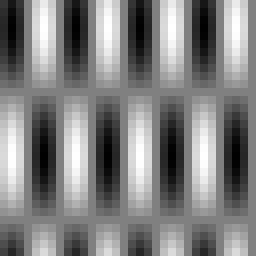
#> input picture Computer Vision Systems/dwieFale.bmp, 32 x 32 px (shown 8 times larger)
$ jupyter execute --allow-errors 08_Fourier.ipynb
#> lines starting #> are read from the running program, lines starting #| are printed output that depends on the picture; after the words box and inside, x2 and y2 are one past the last pixel; in counts of white or black regions, pixels touching at a corner belong together
# Transformata Fouriera dla obrazów cyfrowych. Filtracja w dziedzinie częstotliwości.

## Cel ćwiczenia

- Zapoznanie z wykorzystaniem transformaty Fouriera w przetwarzaniu obrazów cyfrowych.
- Zapoznanie z pojęciem F-obrazu (amplitudy i fazy).
- Zapoznanie z własnościami transformaty Fouriera.
- Zapoznanie z filtracją w dziedzinie częstotliwości.

Na jednym z poprzednich ćwiczeń zetknęliśmy się z pojęciem konwolucji.
Przykładem może być filtracja dolno i górnoprzepustowa.
Operacja ta odpowiada mnożeniu w dziedzinie częstotliwości zgodnie z zależnością:

\begin{equation}
\mathcal{F}(g(x,y)*h(x,y)) = \mathcal{F}(g(x,y)) \cdot \mathcal{F}(h(x,y))
\tag{1}
\end{equation}

gdzie: $\mathcal{F}$ oznacza transformatę Fouriera, a $*$ jest splotem.

Operacja filtracji w dziedzinie częstotliwości może okazać się bardziej efektywna, jeżeli operacje $fft$ i $ifft$ (odpowiednio szybka transformata Fouriera -- *fast Fourier transform* -- oraz odwrotna szybka transformata Fouriera -- *inverse fast Fourier transform*) zajmą mniej czasu niż klasyczna konwolucja (zazwyczaj ma to miejsce dla dużego obrazu, z dużą maską).

Sama filtracja w dziedzinie częstotliwości to mnożenie punktowe całego obrazu przez jedną maskę.

W przypadku filtracji w dziedzinie częstotliwości zakłada się, że obraz "zawija się" na brzegach, co może powodować pewne artefakty (zostanie to pokazane w trakcie ćwiczenia).

W dziedzinie częstotliwości "działają" tylko filtry liniowe.
Filtry medianowe, maksymalne, minimalne itp. nie mają swoich odpowiedników.

## Dwuwymiarowa transformata Fouriera

1. Wczytaj plik "dwieFale.bmp" w skali szarości.
Jest to obraz powstały na podstawie następującej zależności:

\begin{equation}
L(m, n) = 128 + 127 \cdot \cos(\frac{2\pi m}{32}+\frac{3\pi}{4}) \cdot \cos(\frac{2\pi n}{8}-\frac{\pi}{2})
\tag{2}
\end{equation}

gdzie: $m$ i $n$ są odpowiednio numerami wierszy i kolumn.

2. Do realizacji dwuwymiarowej transformaty Fouriera służy funkcja `cv2.dft`.
Ustaw flagę `flags=cv2.DFT_COMPLEX_OUTPUT`.
Wykonaj transformatę na wczytanym obrazie.
W ten sposób uzyskuje się tzw. F-obraz.

3. Najniższe częstotliwości znajdują się w lewym-górnym rogu obrazu.
Dla celów wizualizacji (ale też przetwarzania) często wykonuje się tzw. przesunięcie F-obrazu, które powoduje, że niskie częstotliwości przesuwane są do środka obrazu.
Wykorzystaj funkcję `np.fft.fftshift`.
Jako pierwszy argument podaj wynik transformaty Fouriera.
Jako drugi argument podaj numery osi, wzdłuż których należy wykonać operację.
Pierwsza oś odnosi się do wierszy obrazu.
Druga oś odnosi się do kolumn obrazu.
Trzecia oś to część rzeczywista (`[:, :, 0]`) lub urojona (`[:, :, 1]`).
W naszym przypadku argument powinien wyglądać tak `[0,1]`.

4. Wyświetl wynik transformaty.
Na wspólnym wykresie umieść obraz oryginalny, amplitudę i fazę F-obrazu.
Amplitudę i fazę wyznacz za pomocą funkcji `cv2.cartToPolar`.
Pierwszym argumentem funkcji jest część rzeczywista wyniku, a drugim urojona.
Uwaga. W razie wątpliwości proszę sprawdzić rozmiary rezultatu transformaty Fouriera oraz przesunięcia.

5. Dla wizualizacji oblicz logarytm dziesiętny amplitudy: `ALog = np.log10(A + 1)`.
Wyświetl go zamiast amplitudy na poprzednim wykresie.

6. Wczytaj obrazy *kolo.bmp*, *kwadrat.bmp*, *kwadrat45.bmp*, *trojkat.bmp*.
Czy analizując F-obraz można coś powiedzieć o kierunku krawędzi obiektów?

7. Sprawdź (empirycznie) poprawność stwierdzenia:

`Dwuwymiarowa transformata Fouriera jest złożeniem dwóch transformat jednowymiarowych (wykonanych np. najpierw wierszowo, a później kolumnowo).`
Jednowymiarowa transformata realizowana jest za pomocą funkcji fft (z bibloteki Numpy).

Wykonaj najpierw transformatę po wierszach: `FRow = np.fft.fft(I, axis=0)`.
Następnie po kolumnach: `FCol = np.fft.fft(FRow, axis=1)`.
Numpy zwraca wynik jako tablicę liczb zespolonych.
Część rzeczywistą można otrzymać w następujący sposób: `FCol.real`, a urojoną: `FCol.imag`.
Porównaj tak uzyskany wynik z rezultatem działania funkcji `cv2.dft`.
Można to zrobić wizualnie lub z wykorzystaniem funkcji `cv2.absdiff`.

[cell 1]
import cv2
from matplotlib import pyplot as plt
import numpy as np
import math
import os

# Load required files
if not os.path.exists("dwieFale.bmp") :
    !wget https://raw.githubusercontent.com/vision-agh/poc_sw/master/08_Fourier/dwieFale.bmp --no-check-certificate
if not os.path.exists("kolo.bmp") :
    !wget https://raw.githubusercontent.com/vision-agh/poc_sw/master/08_Fourier/kolo.bmp --no-check-certificate
if not os.path.exists("kwadrat.bmp") :
    !wget https://raw.githubusercontent.com/vision-agh/poc_sw/master/08_Fourier/kwadrat.bmp --no-check-certificate
if not os.path.exists("kwadrat45.bmp") :
    !wget https://raw.githubusercontent.com/vision-agh/poc_sw/master/08_Fourier/kwadrat45.bmp --no-check-certificate
if not os.path.exists("kwadratKL.bmp") :
    !wget https://raw.githubusercontent.com/vision-agh/poc_sw/master/08_Fourier/kwadratKL.bmp --no-check-certificate
if not os.path.exists("kwadratS.bmp") :
    !wget https://raw.githubusercontent.com/vision-agh/poc_sw/master/08_Fourier/kwadratS.bmp --no-check-certificate
if not os.path.exists("kwadratT.bmp") :
    !wget https://raw.githubusercontent.com/vision-agh/poc_sw/master/08_Fourier/kwadratT.bmp --no-check-certificate
if not os.path.exists("lena.bmp") :
    !wget https://raw.githubusercontent.com/vision-agh/poc_sw/master/08_Fourier/lena.bmp --no-check-certificate
if not os.path.exists("trojkat.bmp") :
    !wget https://raw.githubusercontent.com/vision-agh/poc_sw/master/08_Fourier/trojkat.bmp --no-check-certificate
if not os.path.exists("literki.bmp") :
    !wget https://raw.githubusercontent.com/vision-agh/poc_sw/master/08_Fourier/literki.bmp --no-check-certificate
if not os.path.exists("wzorA.bmp") :
    !wget https://raw.githubusercontent.com/vision-agh/poc_sw/master/08_Fourier/wzorA.bmp --no-check-certificate


I_fale = cv2.imread('dwieFale.bmp', cv2.IMREAD_GRAYSCALE)
#> I_fale is the input picture: shape (32, 32); min 1, max 255, mean 128
I_kolo = cv2.imread('kolo.bmp', cv2.IMREAD_GRAYSCALE)
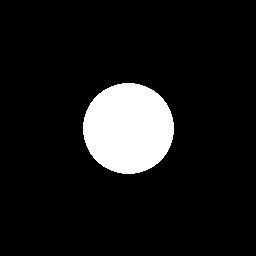
#> input picture Computer Vision Systems/kolo.bmp, 256 x 256 px
#> I_kolo: shape (256, 256); 9.9% white; 1 white region, box (x1, y1, x2, y2) and area: (83, 83, 174, 174) 6509
I_kwadrat = cv2.imread('kwadrat.bmp', cv2.IMREAD_GRAYSCALE)
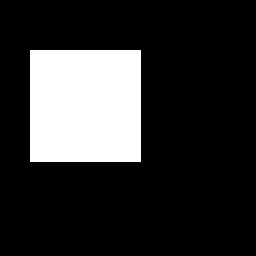
#> input picture Computer Vision Systems/kwadrat.bmp, 256 x 256 px
#> I_kwadrat: shape (256, 256); 19% white; 1 white region, box (x1, y1, x2, y2) and area: (30, 50, 141, 162) 12432
I_kwadrat45 = cv2.imread('kwadrat45.bmp', cv2.IMREAD_GRAYSCALE)
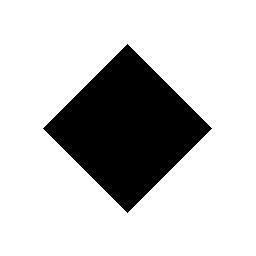
#> input picture Computer Vision Systems/kwadrat45.bmp, 256 x 256 px
#> I_kwadrat45: shape (256, 256); 78.2% white; 1 black region, box (x1, y1, x2, y2) and area: (43, 44, 212, 213) 14281
I_kwadrat_kl = cv2.imread('kwadratKL.bmp', cv2.IMREAD_GRAYSCALE)
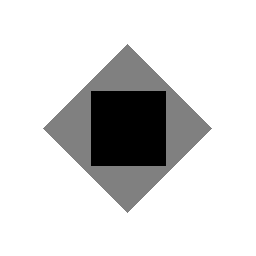
#> input picture Computer Vision Systems/kwadratKL.bmp, 256 x 256 px
#> I_kwadrat_kl is the input picture: shape (256, 256); min 0, max 255, mean 216.3
I_kwadrat_s = cv2.imread('kwadratS.bmp', cv2.IMREAD_GRAYSCALE)
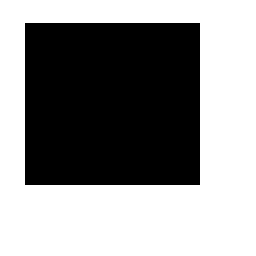
#> input picture Computer Vision Systems/kwadratS.bmp, 256 x 256 px
#> I_kwadrat_s: shape (256, 256); 56.7% white; 1 black region, box (x1, y1, x2, y2) and area: (25, 23, 200, 185) 28350
I_kwadrat_t = cv2.imread('kwadratT.bmp', cv2.IMREAD_GRAYSCALE)
I_lena = cv2.imread('lena.bmp', cv2.IMREAD_GRAYSCALE)
I_trojkat = cv2.imread('trojkat.bmp', cv2.IMREAD_GRAYSCALE)
I_wzorA = cv2.imread('wzorA.bmp', cv2.IMREAD_GRAYSCALE)


plt.imshow(I_fale, 'gray', vmin=0, vmax=256)
plt.axis('off')
plt.show()

[cell 2]
def transformaty_fouriera(image):
    image = image.astype("float32")
    F_fcn = cv2.dft(image, flags=cv2.DFT_COMPLEX_OUTPUT)
    F_fcn = np.fft.fftshift(F_fcn, [0,1])
    magnitude, phase = cv2.cartToPolar(F_fcn[:,:,0], F_fcn[:,:,1])

    return F_fcn, magnitude, phase

[cell 3]
def transformaty_fouriera1(image):
    FRow = np.fft.fft(image, axis=0)
    F_fcn = np.fft.fft(FRow, axis=1)

    magnitude, phase = cv2.cartToPolar(F_fcn.real, F_fcn.imag)
#> phase: shape (256, 256) float64; values 0 (black) and 3.14 (white), 50.4% white; black in thin lines or dots
    magnitude_log = np.log10(magnitude+1)

    return F_fcn, magnitude_log, phase

[cell 4]
def plotuj(img, mag, phase):
    f, (ax1, ax2, ax3) = plt.subplots(1, 3, figsize=(20, 6))
    ax1.imshow(img, 'gray')
    ax1.axis('off')
    ax2.imshow(mag, 'gray')
    ax2.axis('off')
    ax3.imshow(phase, 'gray')
    ax3.axis('off')
    ax1.set_title('Obraz')
    ax2.set_title('Amplituda')
    ax3.set_title('Faza')
    plt.show()

[cell 5]
I_kolo = cv2.imread('kolo.bmp', cv2.IMREAD_GRAYSCALE)
I_kwadrat = cv2.imread('kwadrat.bmp', cv2.IMREAD_GRAYSCALE)
I_kwadrat45 = cv2.imread('kwadrat45.bmp', cv2.IMREAD_GRAYSCALE)
I_trojkat = cv2.imread('trojkat.bmp', cv2.IMREAD_GRAYSCALE)

F_fnc, magnitude, phase = transformaty_fouriera(I_kolo)
plotuj(I_kolo, magnitude, phase)

F_fnc1, magnitude1, phase1 = transformaty_fouriera1(I_kolo)
plotuj(I_kolo, magnitude1, phase1)

F_fnc_kolo, magnitude_kolo, phase_kolo = transformaty_fouriera1(I_kolo)
plotuj(I_kolo, magnitude_kolo, phase_kolo)

F_fnc_kwadrat, magnitude_kwadrat, phase_kwadrat = transformaty_fouriera1(I_kwadrat)
plotuj(I_kwadrat, magnitude_kwadrat, phase_kwadrat)

F_fnc_kwadrat45, magnitude_kwadrat45, phase_kwadrat45 = transformaty_fouriera1(I_kwadrat45)
plotuj(I_kwadrat45, magnitude_kwadrat45, phase_kwadrat45)

#> (the rest of this cell did not finish here and is left out)

## Własności dwuwymiarowej transformaty Fouriera

1. Zbadaj jak zmienia się F-obraz (amplituda i faza) podczas następujących operacji: translacja, rotacja, zmiana rozmiaru, kombinacja liniowa.
Wykorzystaj stworzony wcześniej kod.<br>
Uwaga. Należy użyć przygotowanych obrazów, a nie "generować" własne.
2. Do badania translacji wykorzystaj obrazy *kwadrat.bmp* i *kwadratT.bmp*.
3. Przy badaniu rotacji wykorzystaj obrazy *kwadrat.bmp* i *kwadrat45.bmp*.
4. Przy badaniu zmiany rozmiaru wykorzystaj obrazy *kwadrat.bmp* i *kwadratS.bmp*.
5. Przy badaniu kombinacji liniowej wykorzystaj obrazy *kwadrat.bmp*, *kwadrat45.bmp* i *kwadratKL.bmp*.

F_fcn_kwadrat, magnitude_kwadrat, phase_kwadrat = transformaty_fouriera1(I_kwadrat)
F_fcn_kwadrat_t, magnitude_kwadrat_t, phase_kwadrat_t = transformaty_fouriera1(I_kwadrat_t)
plotuj(I_kwadrat, magnitude_kwadrat, phase_kwadrat)
plotuj(I_kwadrat_t, magnitude_kwadrat_t, phase_kwadrat_t)

[cell 6]
F_fcn_kwadrat, magnitude_kwadrat, phase_kwadrat = transformaty_fouriera1(I_kwadrat)
F_fcn_kwadrat45, magnitude_kwadrat45, phase_kwadrat45 = transformaty_fouriera1(I_kwadrat45)
plotuj(I_kwadrat, magnitude_kwadrat, phase_kwadrat)
plotuj(I_kwadrat45, magnitude_kwadrat45, phase_kwadrat45)

[cell 7]
F_fcn_kwadrat, magnitude_kwadrat, phase_kwadrat = transformaty_fouriera1(I_kwadrat)
F_fcn_kwadrat_s, magnitude_kwadrat_s, phase_kwadrat_s = transformaty_fouriera1(I_kwadrat_s)
#> in transformaty_fouriera1 (call 9), `magnitude, phase = cv2.cartToPolar(F_fcn.real, F_fcn.imag)`:
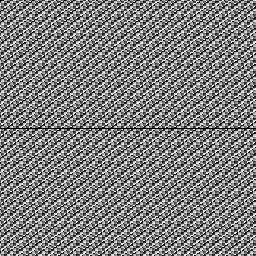
#> phase: shape (256, 256) float64; min 0, max 6.28, mean 3.13; drawn with min black and max white
#> in transformaty_fouriera1 (call 9), `magnitude_log = np.log10(magnitude+1)`:
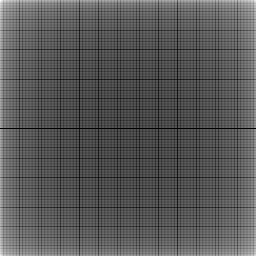
#> magnitude_log: shape (256, 256) float64; min 0, max 6.98, mean 2.43; drawn with min black and max white
plotuj(I_kwadrat, magnitude_kwadrat, phase_kwadrat)
plotuj(I_kwadrat_s, magnitude_kwadrat_s, phase_kwadrat_s)

[cell 8]
F_fcn_kwadrat, magnitude_kwadrat, phase_kwadrat = transformaty_fouriera1(I_kwadrat)
F_fcn_kwadrat45, magnitude_kwadrat45, phase_kwadrat45 = transformaty_fouriera1(I_kwadrat45)
F_fcn_kwadrat_kl, magnitude_kwadrat_kl, phase_kwadrat_kl = transformaty_fouriera1(I_kwadrat_kl)
#> in transformaty_fouriera1 (call 12), `magnitude, phase = cv2.cartToPolar(F_fcn.real, F_fcn.imag)`:
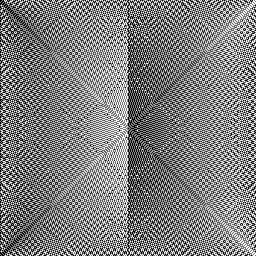
#> phase: shape (256, 256) float64; min 0, max 6.28, mean 3.13; drawn with min black and max white
#> in transformaty_fouriera1 (call 12), `magnitude_log = np.log10(magnitude+1)`:
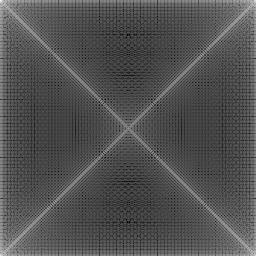
#> magnitude_log: shape (256, 256) float64; min 0.382, max 7.15, mean 2.57; drawn with min black and max white
plotuj(I_kwadrat, magnitude_kwadrat, phase_kwadrat)
plotuj(I_kwadrat45, magnitude_kwadrat45, phase_kwadrat45)
plotuj(I_kwadrat_kl, magnitude_kwadrat_kl, phase_kwadrat_kl)

## Odwrotna dwuwymiarowa transformata Fouriera

1. Wykorzystaj stworzony wcześniej kod. Wybierz dowolny obraz np "kolo.bmp".
2. Przed realizacją odwrotnego przekszałcenia należy wykonać odwrotne przesunięcie.
Wykorzystaj funkcję `np.fft.ifftshift`.
Pierwszym argumentem jest wynik transformaty Fouriera.
Drugim argumentem są numery osi, wzdłuż których należy wykonać operację.
3. Wykonaj odwrotną transformatę Fouriera za pomocą funkcji `cv2.idft`.
Jako drugi argument przekaż następujące flagi: `flags=cv2.DFT_SCALE | cv2.DFT_COMPLEX_OUTPUT`.
Wynik może mieć małą część urojoną przez błędy numeryczne.
Aby pozbyć się tego efekty należy obliczyć amplitudę:
        `imgIFFT = cv2.magnitude(ifft[:, :, 0], ifft[:, :, 1])`
Następnie wynik należy zaokrąglić (`np.round`) i zrzutować do typu `uint8`.
4. Wyświetl wynik.
Sprawdź (wizualnie i poprzez odjęcie) czy obraz oryginalny i po przekształceniach są takie same.

[cell 9]
def inversja(F_img):
    img_shifted = np.fft.ifftshift(F_img, [0, 1])
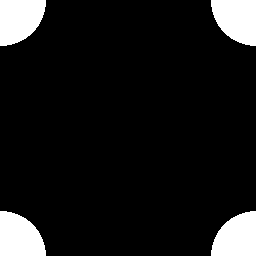
#> img_shifted: shape (256, 256); 9.9% white; 4 white regions, box (x1, y1, x2, y2) and area: (0, 0, 46, 46) 1673, (211, 0, 256, 46) 1627, (0, 211, 46, 256) 1627, (211, 211, 256, 256) 1582
    ifft = cv2.idft(img_shifted, flags=cv2.DFT_SCALE | cv2.DFT_COMPLEX_OUTPUT)
    img_ifft = cv2.magnitude(ifft[:, :, 0], ifft[:, :, 1])
    img_odwr = np.round(img_ifft).astype('uint8')
    return img_odwr

#> (the rest of this cell did not finish here and is left out)
